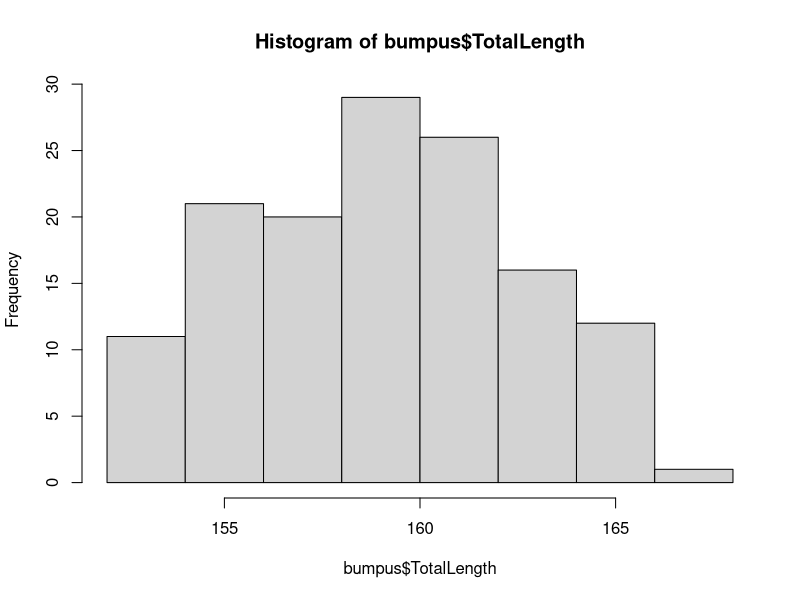
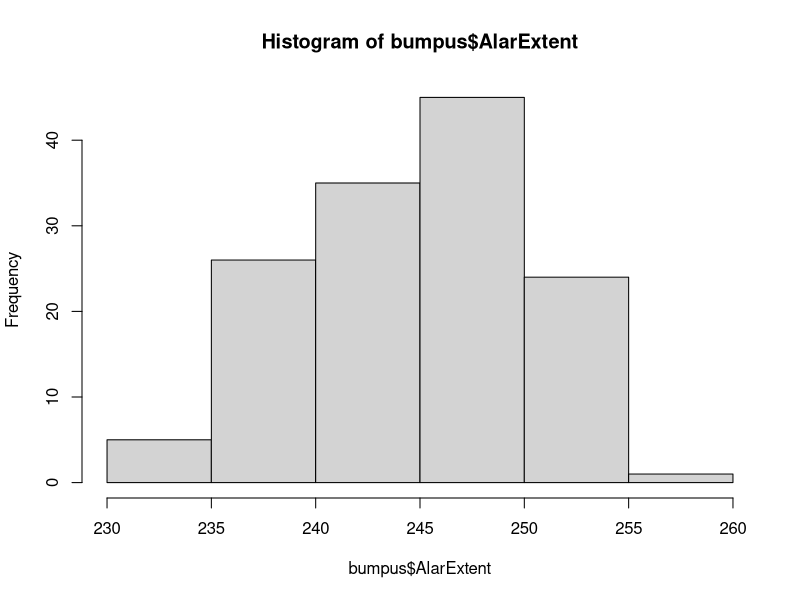
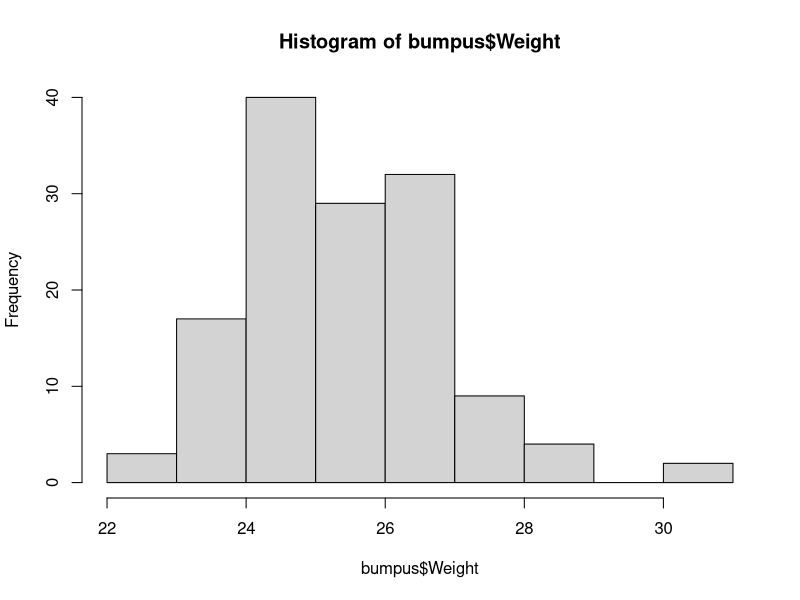
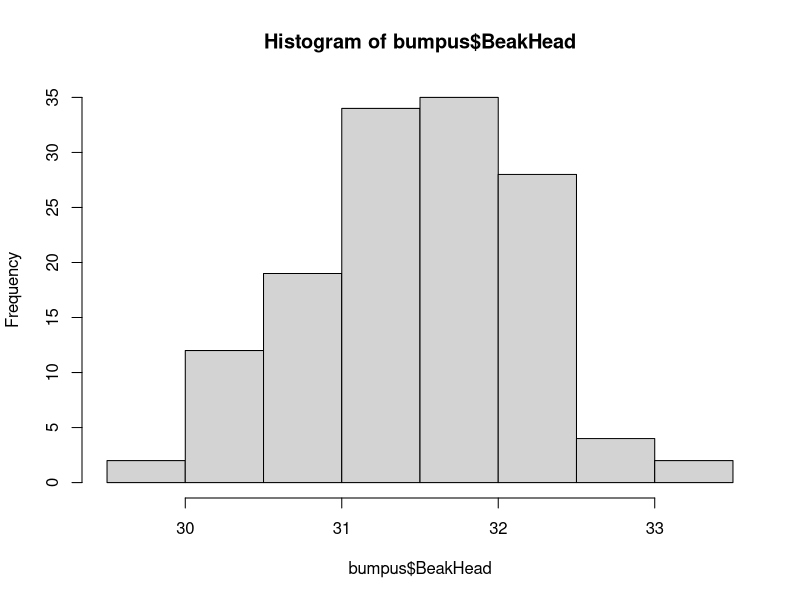
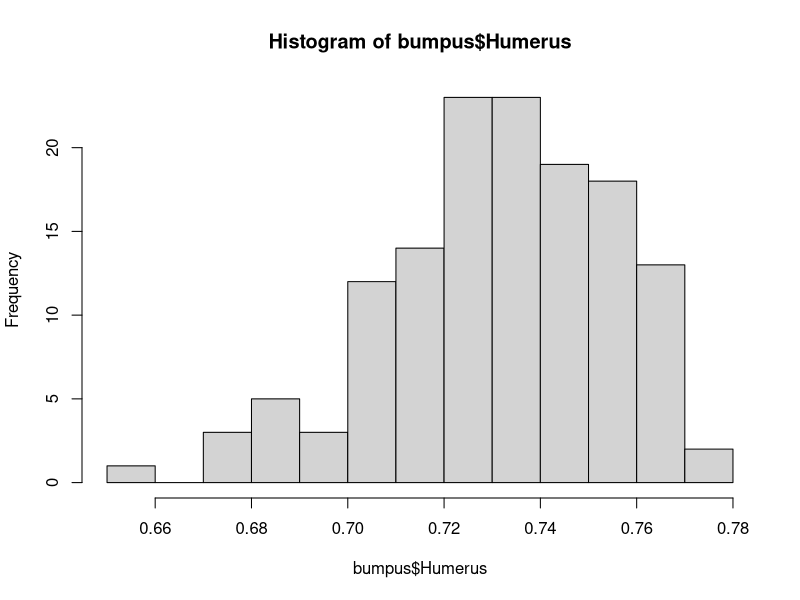
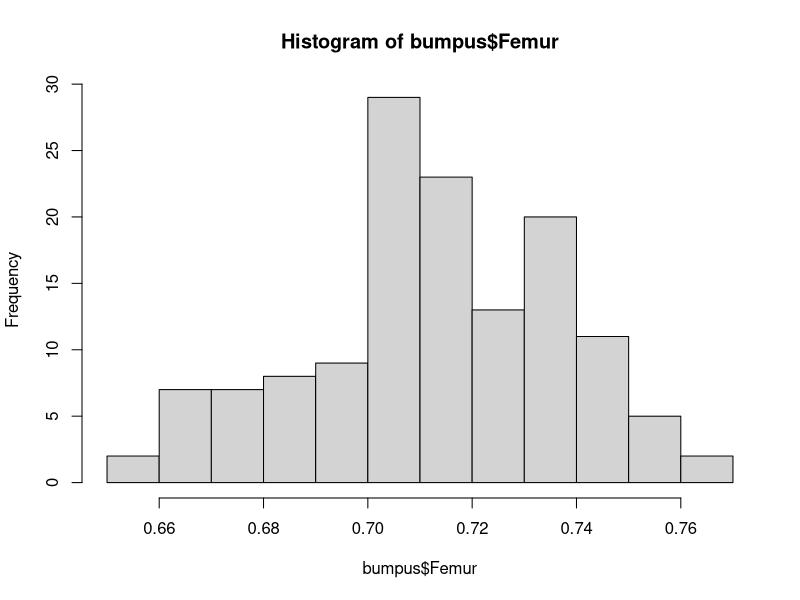
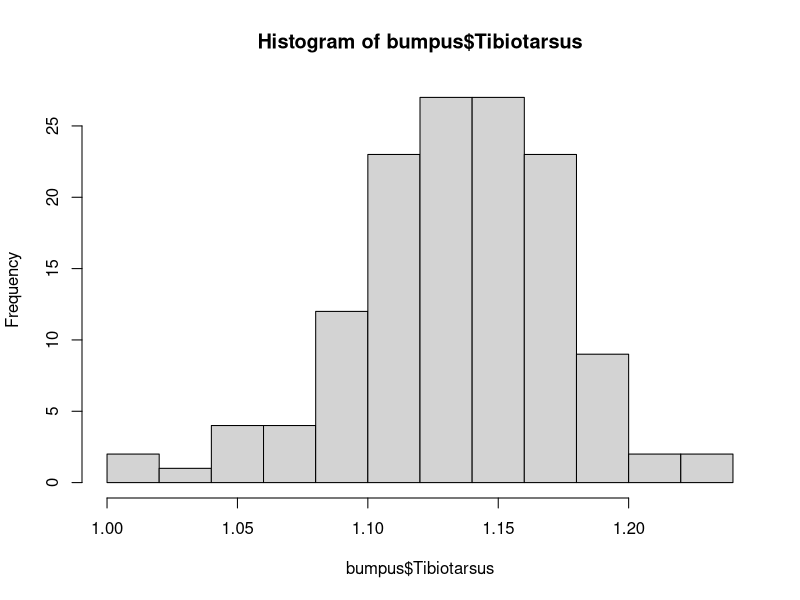
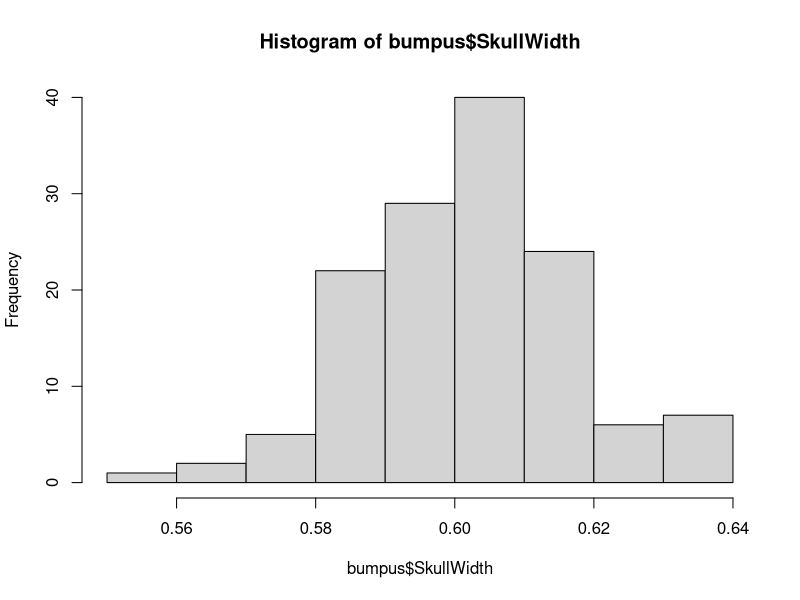

Recreate these plots in R, in order.
library(lmtest)
library(MASS)
# READ THE DATA
bumpus <- read.table('bumpus.txt', header = T, stringsAsFactors = T)
str(bumpus)
summary(bumpus)
bumpus <- within(bumpus, {
  Surv <- as.numeric(Survival)
  SexN <- 2 - as.numeric(Sex)
})
bumpus$Sex <- relevel(bumpus$Sex, ref = "f")
par(mfrow = c(1,1))
hist(bumpus$TotalLength)
hist(bumpus$AlarExtent)
hist(bumpus$Weight)
hist(bumpus$BeakHead)
hist(bumpus$Humerus)
hist(bumpus$Femur)
hist(bumpus$Tibiotarsus)
hist(bumpus$SkullWidth)
hist(bumpus$Sternum)
plot(bumpus$Surv) # more males
# 1. Examine general plots
#2. Examine simple models: Full model had Surv as response, continuos variable and Sex and interaction term of continuous term and Sex. 
#Compare them with and without interaction terms and choose the best mode. If without interaction term was the best model, 
# model was compared with and without SexN variable. Best model was chosen using lrtest.

# 3. final models for each continuos variable are following:
Sex.lm<- glm(Surv ~  SexN , data=bumpus, family=binomial)
summary(Sex.lm)

totallength <-  glm(Surv ~ TotalLength + SexN +TotalLength:SexN, data=bumpus, family=binomial)
summary(totallength)
  
AlarExtent.lm <-  glm(Surv ~ AlarExtent, data=bumpus, family=binomial)
summary(AlarExtent.lm) # better without SexN and interaction terms, although still not significant
  
Weight.lm <- glm(Surv ~ Weight + SexN, data=bumpus, family=binomial)
summary(Weight.lm)  

Beakhead.lm <- glm(Surv ~ BeakHead, data=bumpus, family=binomial)
summary(Beakhead.lm)

Humerus.lm <- glm(Surv ~ Humerus, data=bumpus, family=binomial)
summary(Humerus.lm)

Femur.lm <-  glm(Surv ~ Femur  , data=bumpus, family=binomial)
summary(Femur.lm)

Tibiotarsus.lm <-  glm(Surv ~ Tibiotarsus, data=bumpus, family=binomial)
summary(Tibiotarsus.lm)

SkullWidth.lm <-  glm(Surv ~ SkullWidth, data = bumpus, family = binomial)
summary(SkullWidth.lm)

Sternum.lm <- glm(Surv ~ Sternum, data=bumpus, family=binomial)
summary(Sternum.lm)

# 4. All explantory variales with no singificane at all (with and withot interaction term and SexN as additional explanatory), even by themselves, were removed
# Remainaing explanatory variables were included in the final model for model selection inclusing all possible interaction between them
model.lm <- glm(Surv~ TotalLength + Weight + Humerus + SexN +
                      TotalLength:Weight + TotalLength:Humerus + TotalLength:SexN +
                      Weight:Humerus + Weight:SexN +
                  Humerus:SexN, 
                data = bumpus, family = binomial
                  )
summary(model.lm)
# stepAIC to choose best model
stepAIC(model.lm)

model.lm2 <- glm(formula = Surv ~ TotalLength + Weight + Humerus + SexN + 
                   TotalLength:SexN, family = binomial, data = bumpus)
summary(model.lm2)


# MODEL SELECTION AFTER STEP AIC:
lm1 <- update(model.lm2, . ~ . - TotalLength:SexN )
summary(lm1)

final.model <- glm(formula = Surv ~ TotalLength + Weight + Humerus + SexN, family = binomial, 
                   data = bumpus)
summary(final.model)

lrtest(final.model,model.lm2) # final.model is better

#### FINAL MODEL"
final.model <- glm(formula = (Surv) ~ (TotalLength) + (Weight) + (Humerus) + SexN, family = binomial, 
                   data = bumpus)
summary(final.model)

#### MODEL ASSESSMENT:
# EXAMINE THE RESIDUALS PLOTS
bumpus$Pres <- residuals(final.model, "pearson")
bumpus$Fitted <- fitted(final.model)
plot(Pres ~ Fitted, data = bumpus, xlab = "fitted values", ylab = "Pearson residuals",main = "Model 2",
     col = "skyblue4")
abline(h = 0)
hist(bumpus$Pres, xlab = "Pearson residuals", col = "skyblue4", main = "")
box()

par(mfrow = c(2, 2))
plot(final.model)
# DEVIANCE OF GOODNESS OF FIT SMALLER MODEL
dev <- final.model$null.deviance - final.model$deviance
df <- final.model$df.null - final.model$df.residual
1 - pchisq(dev, df) # fitted model is better 

#  TEST:
# the Parson Residuals should have a mean of 0 and SD of 1
mean(bumpus$ Pres) # 0.0122
sd(bumpus$Pres) # 1.01

mean_residuals <- mean(bumpus$Pres)
sd_residuals <- sd(bumpus$Pres)

# Perform a t-test for the mean
# Null: Mean of Pearson's Residuals = 0
# Alternate: mean of Pearson's Residuals != 0
t.test(bumpus$Pres, mu = 0) # p-value > 0.05 do not reject the null and 
                            #hence conclude that mean is not significantly different from 0

# Perform a chi-squared test for the standard deviation
# Null: sd of Pearson's Residuals = 1
# Alternate: sd of Pearson's Residuals != 1
observed_sd <- sd(bumpus$Pres)
expected_sd <- 1
chi_squared_stat <- ((observed_sd - expected_sd) / expected_sd)^2
df <- 1
1 - pchisq(chi_squared_stat, df) #p-value >0.05, hence do not reject the null and
                                # conclude that sd is not significantly different from 1

